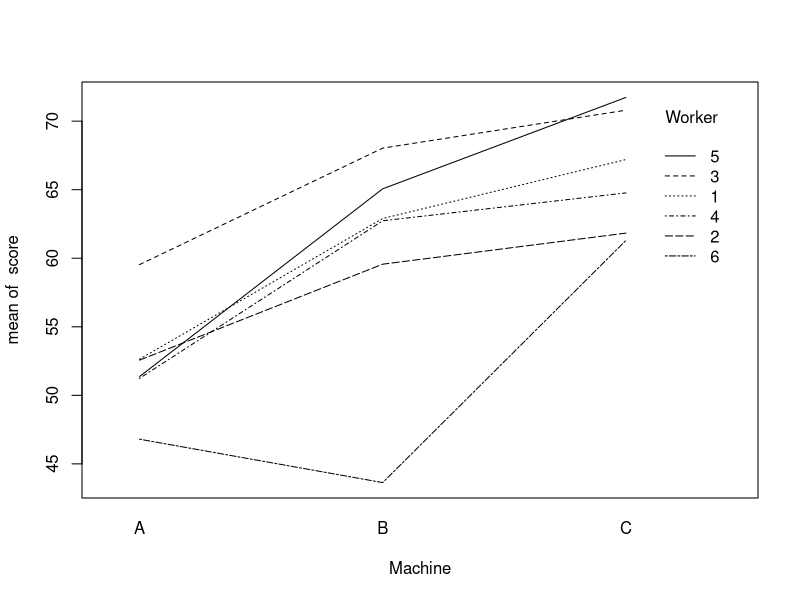
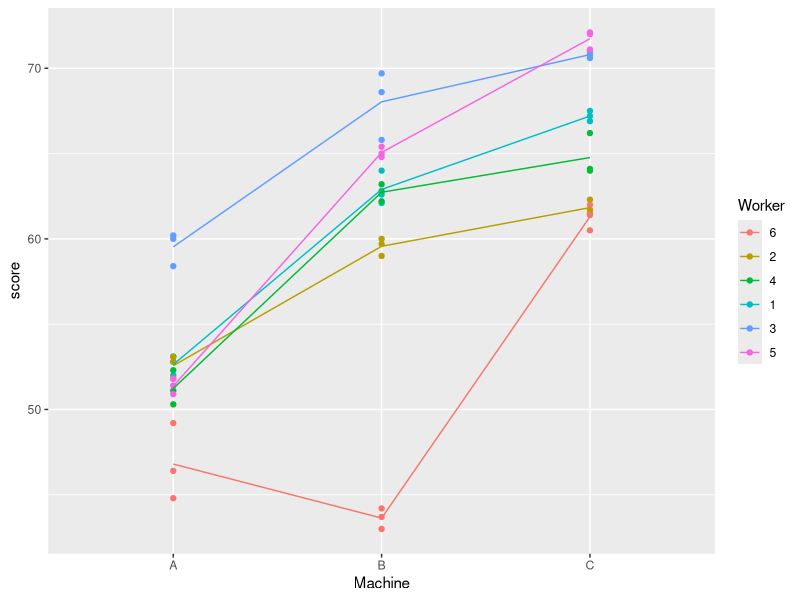
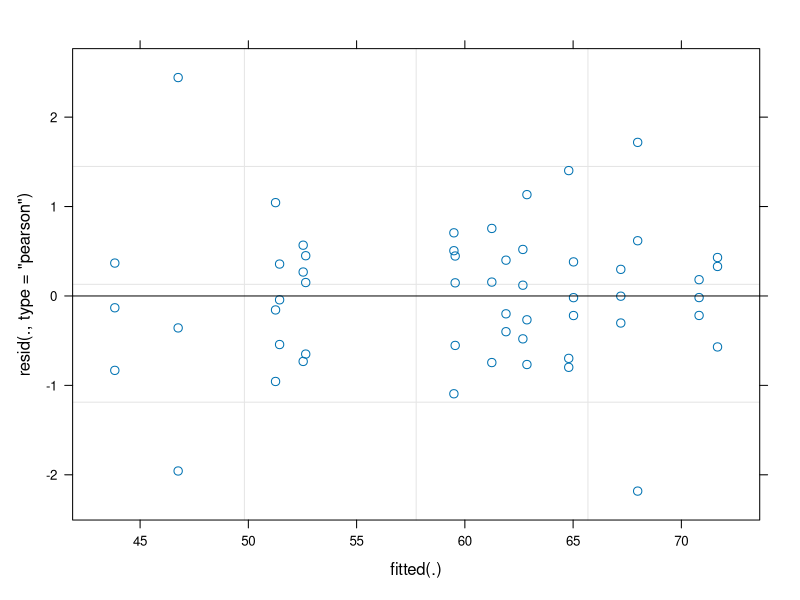
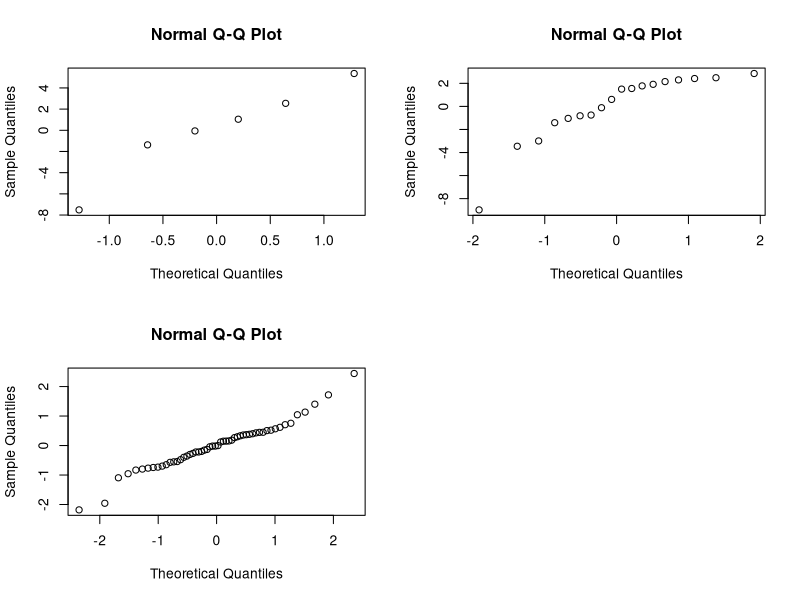

These figures' R source, in order:
library(lmerTest)

## Change to contr.sum for an easier comparison with fixed effects
## model at the end
options(contrasts = c("contr.sum", "contr.poly"))

## Get data + overview #####
data("Machines", package = "nlme")

str(Machines)
## technical detail:
Machines$Worker <- factor(Machines$Worker, ordered = FALSE)

head(Machines)
xtabs(~ Worker + Machine, data = Machines)

## Visualize data set ####
with(Machines, interaction.plot(x.factor = Machine, trace.factor = Worker,
                                response = score))

## a fancier plot using the ggplot2 package
library(ggplot2)
ggplot(Machines, aes(x = Machine, y = score, group = Worker, col = Worker)) + 
  geom_point() + stat_summary(fun.y = mean, geom = "line")

## Fit mixed effects model ####
fit <- lmer(score ~ Machine + (1 | Worker) + (1 | Worker:Machine), 
            data = Machines)
summary(fit)
fixef(fit) ## estimates of fixed effects

anova(fit) ## F-test for Machine
rand(fit)  ## conservative tests for variance components ## or use ranova
confint(fit, oldNames = FALSE) ## confidence intervals for all parameters

## Residual analysis ####
plot(fit)
par(mfrow = c(2, 2))
qqnorm(ranef(fit)$Worker[,1])
qqnorm(ranef(fit)$'Worker:Machine'[,1])
qqnorm(resid(fit))

## Compare with fitting a classical fixed effects model
fit2 <- aov(score ~ Machine * Worker, data = Machines)
summary(fit2)
## fixed effects model is much more significant

coef(fit2) 
## fixed effects coefficients look the same!

## Old approach
fit3 <- aov(score ~ Machine + Error(Worker + Machine:Worker), data = Machines)
summary(fit3)
## now aov get's the same p-value for the main-effect of machine
coef(fit3)

## equivalent formulation
fit4 <- aov(score ~ Machine + Error(Worker/Machine), data = Machines)
summary(fit4)
